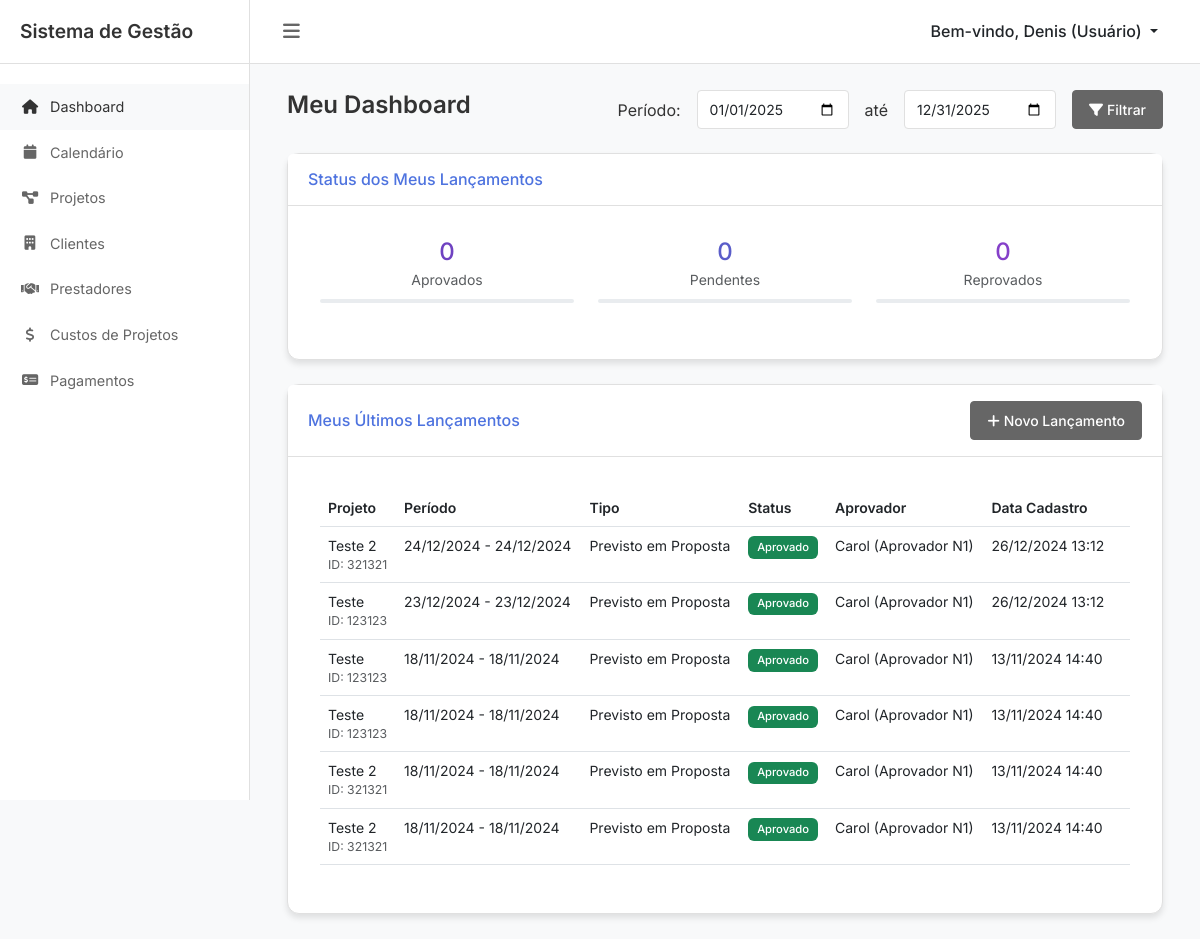
/index.php (signed in), run on the app's committed database.
### tables this page shows
CREATE TABLE `custos_projeto` (
  `id` int(11) NOT NULL,
  `projeto_id` int(11) NOT NULL,
  `usuario_id` int(11) NOT NULL,
  `tipo_custo` enum('Horas','Diaria') NOT NULL DEFAULT 'Horas',
  `data_inicio` datetime NOT NULL,
  `data_fim` datetime NOT NULL,
  `horas_trabalhadas` decimal(10,2) NOT NULL,
  `valor_hora` decimal(10,2) NOT NULL,
  `valor_total` decimal(10,2) NOT NULL,
  `tipo_origem` enum('Previsto em Proposta','Venda Adicional','Custo Operacional') NOT NULL DEFAULT 'Previsto em Proposta',
  `justificativa` text NOT NULL,
  `aprovador_id` int(11) NOT NULL,
  `status` enum('Pendente','Aprovado','Reprovado','Pago') DEFAULT NULL,
  `comentario_aprovador` text DEFAULT NULL,
  `created_at` timestamp NOT NULL DEFAULT current_timestamp(),
  `updated_at` timestamp NOT NULL DEFAULT current_timestamp() ON UPDATE current_timestamp(),
  `ativo` int(1) NOT NULL DEFAULT 1
);

CREATE TABLE `projetos` (
  `id` int(11) NOT NULL,
  `nome` varchar(255) NOT NULL,
  `id_evento` int(11) DEFAULT NULL,
  `descricao` text DEFAULT NULL,
  `responsavel_comercial` int(11) DEFAULT NULL,
  `responsavel_atendimento` int(11) DEFAULT NULL,
  `responsavel_tecnico` int(11) DEFAULT NULL,
  `valor_total` decimal(10,2) DEFAULT NULL,
  `data_inicio` datetime DEFAULT NULL,
  `data_fim` datetime DEFAULT NULL,
  `local` varchar(255) DEFAULT NULL,
  `created_at` timestamp NOT NULL DEFAULT current_timestamp(),
  `updated_at` timestamp NOT NULL DEFAULT current_timestamp() ON UPDATE current_timestamp(),
  `ativo` int(1) NOT NULL DEFAULT 1,
  `data_inicio_evento` datetime DEFAULT NULL,
  `data_fim_evento` datetime DEFAULT NULL,
  `estado` varchar(2) DEFAULT NULL,
  `cidade` varchar(100) DEFAULT NULL,
  `contratante_id` int(11) DEFAULT NULL,
  `cliente_final_id` int(11) DEFAULT NULL
);

CREATE TABLE `usuarios` (
  `id` int(11) NOT NULL,
  `nome` varchar(255) NOT NULL,
  `email` varchar(255) NOT NULL,
  `senha` varchar(255) NOT NULL,
  `status` enum('Ativo','Inativo') NOT NULL,
  `perfil` enum('Administrador','AprovadorN2','AprovadorN1','Usuario') NOT NULL,
  `valor_hora` decimal(10,2) NOT NULL,
  `departamento` enum('Administracao','Comercial','Operacoes','Diretoria','Marketing','Desenvolvimento') NOT NULL,
  `created_at` timestamp NOT NULL DEFAULT current_timestamp(),
  `updated_at` timestamp NOT NULL DEFAULT current_timestamp() ON UPDATE current_timestamp(),
  `ativo` int(1) NOT NULL DEFAULT 1,
  `primeiro_acesso` tinyint(1) DEFAULT 1
);

### dashboard_user.php (the view, shortened to what this page needs)
<?php
$conexao = conectar();
$usuario_id = $_SESSION['usuario_id'];
try {
   $ano_atual = date('Y');
   $data_inicio = isset($_SESSION['dashboard_filter_start'])
       ? $_SESSION['dashboard_filter_start']
       : $ano_atual . '-01-01';
   $data_fim = isset($_SESSION['dashboard_filter_end'])
       ? $_SESSION['dashboard_filter_end']
       : $ano_atual . '-12-31';
   $query_resumo = "SELECT
       COUNT(*) as total_lancamentos,
       COUNT(CASE WHEN status = 'Pendente' THEN 1 END) as lancamentos_pendentes,
       COUNT(CASE WHEN status = 'Aprovado' THEN 1 END) as lancamentos_aprovados,
       COUNT(CASE WHEN status = 'Reprovado' THEN 1 END) as lancamentos_reprovados,
       SUM(CASE WHEN status = 'Aprovado' THEN horas_trabalhadas ELSE 0 END) as total_horas_aprovadas,
       COUNT(DISTINCT projeto_id) as total_projetos,
       COUNT(CASE WHEN MONTH(data_inicio) = MONTH(CURRENT_DATE) THEN 1 END) as lancamentos_mes_atual,
       SUM(CASE WHEN status = 'Aprovado' AND MONTH(data_inicio) = MONTH(CURRENT_DATE)
           THEN horas_trabalhadas ELSE 0 END) as horas_mes_atual,
       COUNT(CASE WHEN tipo_origem = 'Previsto em Proposta' THEN 1 END) as total_previsto,
       COUNT(CASE WHEN tipo_origem = 'Venda Adicional' THEN 1 END) as total_adicional,
       COUNT(CASE WHEN tipo_origem = 'Custo Operacional' THEN 1 END) as total_operacional
   FROM custos_projeto
   WHERE usuario_id = ?
   AND data_inicio BETWEEN ? AND ?";
   $stmt = $conexao->prepare($query_resumo);
   $stmt->bind_param("iss", $usuario_id, $data_inicio, $data_fim);
   $stmt->execute();
   $info_resumo = $stmt->get_result()->fetch_assoc();
   $query_ultimos = "SELECT
       cp.id,
       p.nome as projeto_nome,
       p.id_evento,
       cp.data_inicio,
       cp.data_fim,
       cp.horas_trabalhadas,
       cp.tipo_origem,
       cp.status,
       cp.comentario_aprovador,
       u.nome as aprovador_nome,
       cp.created_at
   FROM custos_projeto cp
   JOIN projetos p ON cp.projeto_id = p.id
   LEFT JOIN usuarios u ON cp.aprovador_id = u.id
   WHERE cp.usuario_id = ?
   AND cp.ativo = 1
   ORDER BY cp.created_at DESC
   LIMIT 10";
   $stmt = $conexao->prepare($query_ultimos);
   $stmt->bind_param("i", $usuario_id);
   $stmt->execute();
   $result_ultimos = $stmt->get_result();
} catch (Exception $e) {
   error_log("Erro no dashboard usuário: " . $e->getMessage());
   $_SESSION['error_message'] = "Erro ao carregar dados do dashboard";
   $info_resumo = ['error' => true];
}
?>
<div class="container-fluid">
   <div class="page-header mb-4">
       <div class="row align-items-center">
           <div class="col">
               <h1 class="h2">Meu Dashboard</h1>
           </div>
           <div class="col-auto">
               <form id="filterForm" class="row g-3 align-items-center" method="POST">
                   <div class="col-auto">
                       <label class="col-form-label">Período:</label>
                   </div>
                   <div class="col-auto">
                       <input type="date" class="form-control form-control-sm"
                           id="data_inicio" name="data_inicio"
                           value="<?php echo $data_inicio; ?>">
                   </div>
                   <div class="col-auto">
                       <label class="col-form-label">até</label>
                   </div>
                   <div class="col-auto">
                       <input type="date" class="form-control form-control-sm"
                           id="data_fim" name="data_fim"
                           value="<?php echo $data_fim; ?>">
                   </div>
                   <div class="col-auto">
                       <button type="submit" class="btn btn-primary btn-sm">
                           <i class="fas fa-filter me-1"></i>Filtrar
                       </button>
                   </div>
               </form>
           </div>
       </div>
   </div>
   <div class="row mb-4">
       <div class="col-xl-12">
           <div class="card">
               <div class="card-header py-3">
                   <h6 class="m-0 font-weight-bold text-primary">Status dos Meus Lançamentos</h6>
               </div>
               <div class="card-body">
                   <div class="row align-items-center">
                       <div class="col-md-4 text-center mb-3">
                           <div class="h4 mb-0 text-success">
                               <?php echo number_format($info_resumo['lancamentos_aprovados'], 0, ',', '.'); ?>
                           </div>
                           <small class="text-muted">Aprovados</small>
                           <div class="progress mt-2" style="height: 4px;">
                           </div>
                       </div>
                       <div class="col-md-4 text-center mb-3">
                           <div class="h4 mb-0 text-warning">
                               <?php echo number_format($info_resumo['lancamentos_pendentes'], 0, ',', '.'); ?>
                           </div>
                           <small class="text-muted">Pendentes</small>
                           <div class="progress mt-2" style="height: 4px;">
                           </div>
                       </div>
                       <div class="col-md-4 text-center mb-3">
                           <div class="h4 mb-0 text-danger">
                               <?php echo number_format($info_resumo['lancamentos_reprovados'], 0, ',', '.'); ?>
                           </div>
                           <small class="text-muted">Reprovados</small>
                           <div class="progress mt-2" style="height: 4px;">
                           </div>
                       </div>
                   </div>
               </div>
           </div>
       </div>
   </div>
   <div class="row">
       <div class="col-12">
           <div class="card">
               <div class="card-header py-3 d-flex justify-content-between align-items-center">
                   <h6 class="m-0 font-weight-bold text-primary">Meus Últimos Lançamentos</h6>
                   <a href="index.php?modulo=criar_custo_projeto" class="btn btn-sm btn-primary">
                       <i class="fas fa-plus me-1"></i>Novo Lançamento
                   </a>
               </div>
               <div class="card-body">
                   <div class="table-responsive">
                       <table class="table table-hover">
                           <thead>
                               <tr>
                                   <th>Projeto</th>
                                   <th>Período</th>
                                   <th>Tipo</th>
                                   <th>Status</th>
                                   <th>Aprovador</th>
                                   <th>Data Cadastro</th>
                                   <th></th>
                               </tr>
                           </thead>
                           <tbody>
                               <?php while ($lancamento = $result_ultimos->fetch_assoc()): ?>
                               <tr>
                                   <td>
                                       <?php echo htmlspecialchars($lancamento['projeto_nome']); ?>
                                       <small class="text-muted d-block">
                                           ID: <?php echo htmlspecialchars($lancamento['id_evento']); ?>
                                       </small>
                                   </td>
                                   <td>
                                       <?php
                                       echo date('d/m/Y', strtotime($lancamento['data_inicio'])) . ' - ' .
                                            date('d/m/Y', strtotime($lancamento['data_fim']));
                                       ?>
                                   </td>
                                   <td><?php echo $lancamento['tipo_origem']; ?></td>
                                   <td>
                                       <span class="badge bg-<?php
                                           echo $lancamento['status'] == 'Aprovado' ? 'success' :
                                               ($lancamento['status'] == 'Pendente' ? 'warning' : 'danger');
                                       ?>">
                                           <?php echo $lancamento['status']; ?>
                                       </span>
                                   </td>
                                   <td>
                                       <?php
                                       echo $lancamento['status'] != 'Pendente'
                                           ? htmlspecialchars($lancamento['aprovador_nome'])
                                           : '<span class="text-muted">Aguardando</span>';
                                       ?>
                                   </td>
                                   <td>
                                       <?php echo date('d/m/Y H:i', strtotime($lancamento['created_at'])); ?>
                                   </td>
                                   <td>
                                   </td>
                               </tr>
                               <?php endwhile; ?>
                           </tbody>
                       </table>
                   </div>
               </div>
           </div>
       </div>
   </div>
</div>

### data on the page
custos_projeto: projeto.nome "Teste 2", projeto.id_evento "321321", data_inicio "24/12/2024", data_fim "24/12/2024", tipo_origem "Previsto em Proposta", status "Aprovado", aprovador.nome "Carol (Aprovador N1)", created_at "26/12/2024 13:12"
custos_projeto: projeto.nome "Teste", projeto.id_evento "123123", data_inicio "23/12/2024", data_fim "23/12/2024", tipo_origem "Previsto em Proposta", status "Aprovado", aprovador.nome "Carol (Aprovador N1)", created_at "26/12/2024 13:12"
custos_projeto: projeto.nome "Teste", projeto.id_evento "123123", data_inicio "18/11/2024", data_fim "18/11/2024", tipo_origem "Previsto em Proposta", status "Aprovado", aprovador.nome "Carol (Aprovador N1)", created_at "13/11/2024 14:40"
custos_projeto: projeto.nome "Teste", projeto.id_evento "123123", data_inicio "18/11/2024", data_fim "18/11/2024", tipo_origem "Previsto em Proposta", status "Aprovado", aprovador.nome "Carol (Aprovador N1)", created_at "13/11/2024 14:40"
custos_projeto: projeto.nome "Teste 2", projeto.id_evento "321321", data_inicio "18/11/2024", data_fim "18/11/2024", tipo_origem "Previsto em Proposta", status "Aprovado", aprovador.nome "Carol (Aprovador N1)", created_at "13/11/2024 14:40"
custos_projeto: projeto.nome "Teste 2", projeto.id_evento "321321", data_inicio "18/11/2024", data_fim "18/11/2024", tipo_origem "Previsto em Proposta", status "Aprovado", aprovador.nome "Carol (Aprovador N1)", created_at "13/11/2024 14:40"

### other printed values
$_SESSION['nome'] "Denis (Usuário)"
$info_resumo['lancamentos_aprovados'] "0"
$info_resumo['lancamentos_pendentes'] "0"
$info_resumo['lancamentos_reprovados'] "0"
